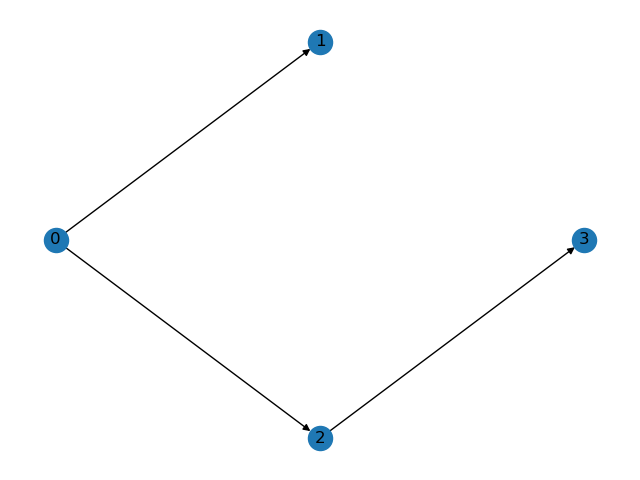

Write Python code to recreate this figure.
import networkx as nx
import matplotlib.pyplot as plt
import numpy as np

# Directed graph: 0 → 1, 0 → 2, 2 → 3
G = nx.DiGraph()
G.add_edges_from([(0, 1), (0, 2), (2, 3)])

# Nice fixed layout for slides
pos = {0: (0, 0.5), 1: (1, 1), 2: (1, 0), 3: (2, 0.5)}

plt.figure()
nx.draw(G, pos, with_labels=True, arrows=True)
plt.title("Example Graph for Matrix-Based Traversal")
plt.axis("off")
plt.savefig("matrix_graph_traversal_networkx.png")
plt.show()

# Adjacency matrix A (as NumPy array)
A = nx.to_numpy_array(G, nodelist=[0, 1, 2, 3], dtype=float)
print("Adjacency matrix A:\n", A)

# Start BFS-like traversal from node 0 using matrix–vector multiplies
n = A.shape[0]
frontier = np.zeros(n)
frontier[0] = 1.0       # start at node 0
visited = frontier.copy()

level = 0
print(f"Level {level}: nodes {np.where(frontier > 0)[0]}")

while True:
    # Move one step: multiply by A^T
    next_frontier = A.T @ frontier

    # Remove already visited nodes
    next_frontier *= (visited == 0)

    if not next_frontier.any():
        break

    visited += (next_frontier > 0).astype(float)
    level += 1
    print(f"Level {level}: nodes {np.where(next_frontier > 0)[0]}")

    frontier = (next_frontier > 0).astype(float)
